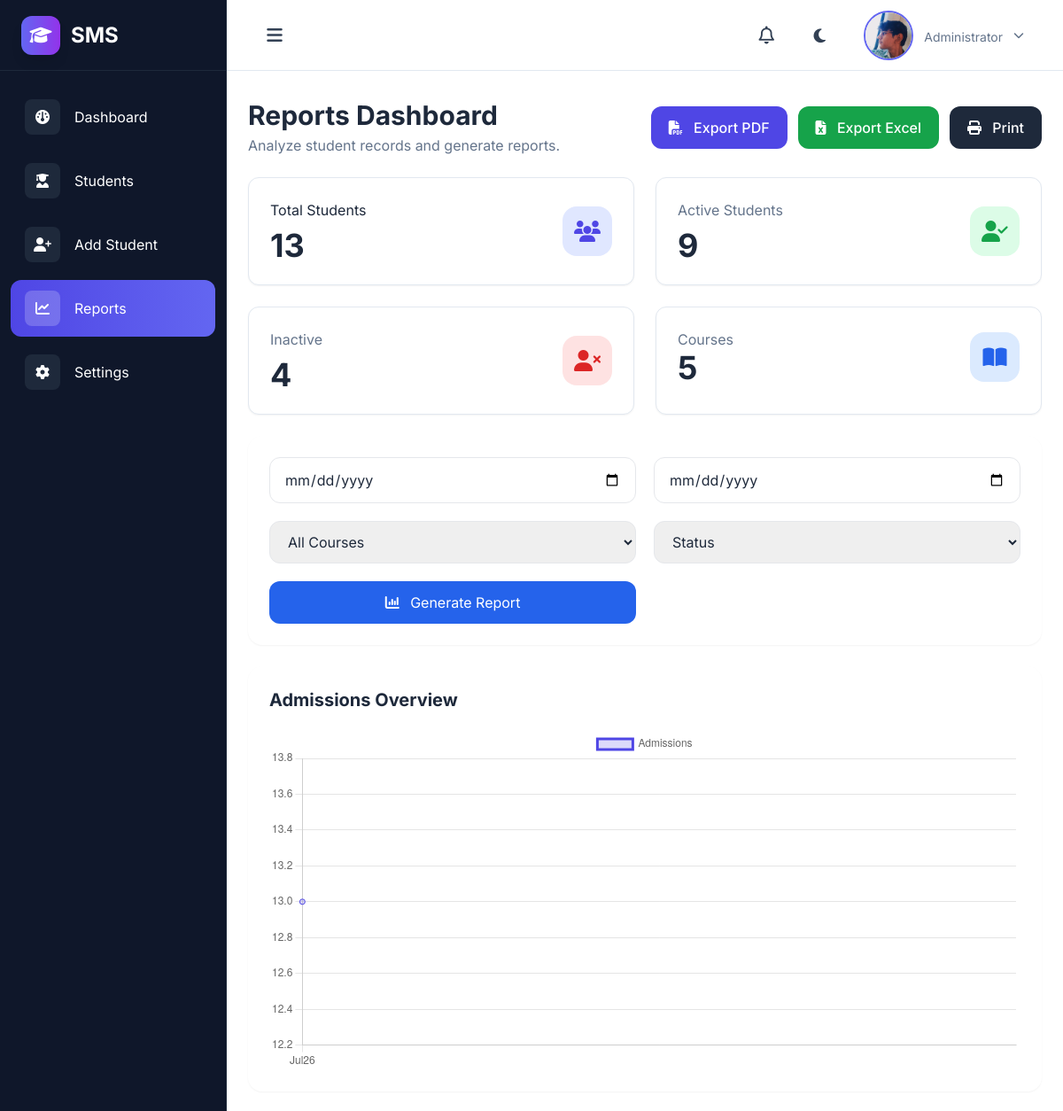
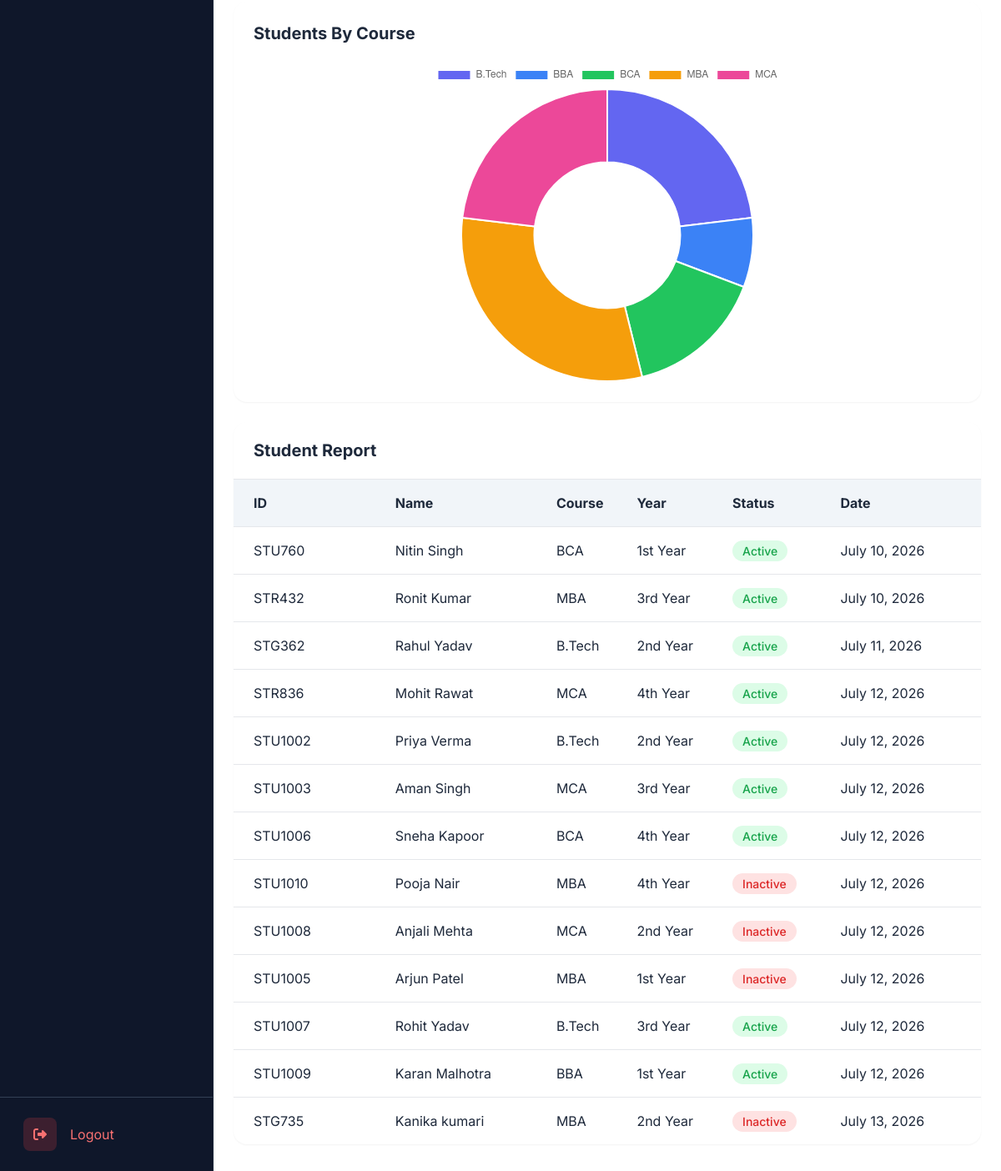
The page /reports/ on the database its author committed (2 pictures, top to bottom).
### MainApp/models.py (models this page shows, shortened)
class Student(models.Model):
    STATUS_CHOICES = [
        ("Active", "Active"),
        ("Inactive", "Inactive"),
    ]
    YEAR_CHOICES = [
        ('1st Year', '1st Year'),
        ('2nd Year', '2nd Year'),
        ('3rd Year', '3rd Year'),
        ('4th Year', '4th Year'),
    ]
    COURSES = [('BCA','BCA'),('B.Tech','B.Tech'),('MCA','MCA'),('BBA','BBA'),('MBA','MBA')]
    name = models.CharField(max_length=100)
    email = models.EmailField()
    student_id = models.CharField(max_length=20, unique=True)
    photo = models.ImageField(upload_to="students/", blank=True, null=True)
    courses = models.CharField(max_length=50, choices=COURSES)
    phone = models.CharField(max_length=10)
    year = models.CharField(
        max_length=20,
        choices=YEAR_CHOICES,
        default="1st Year"
    )
    date_of_birth = models.DateField()
    created_at = models.DateField(auto_now_add=True)
    status = models.CharField(
        max_length=20,
        choices=STATUS_CHOICES,
        default="Active"
    )
    address = models.TextField(blank=True, null=True)

### MainApp/views.py (the view)
# urls.py: path("reports/", views.report_student, name='reports'),
def report_student(request):
    students = Student.objects.all()
    form_date = request.GET.get("form_date")
    to_date = request.GET.get("to_date")
    course = request.GET.get("course")
    status = request.GET.get("status")
    if form_date:
        students = students.filter(created_at__gte=form_date)
    if to_date:
        students = students.filter(created_at__lte=to_date)
    if course:
        students = students.filter(courses=course)
    if status:
        students = students.filter(status=status)
    total_student = students.count()
    active_student = students.filter(status="Active").count()
    inactive_student = students.filter(status="Inactive").count()
    total_courses = students.values("courses").distinct().count()
    admission_data = (
        Student.objects
        .annotate(month=TruncMonth("created_at"))
        .values("month")
        .annotate(total=Count("id"))
        .order_by("month")
    )
    admission_labels = [
        item["month"].strftime("%b" "%y")
        for item in admission_data
    ]
    admission_values = [
        item["total"]
        for item in admission_data
    ]
    course_data = (
        Student.objects
        .values("courses")
        .annotate(total=Count("id"))
        .order_by("courses")
    )
    course_labels = [
        item["courses"]
        for item in course_data
    ]
    course_values = [
        item["total"]
        for item in course_data
    ]
    context = {
        "students": students,
        "total_student": total_student,
        "active_student": active_student,
        "inactive_student": inactive_student,
        "total_courses": total_courses,
        "admission_values":admission_values,
        "admission_labels": admission_labels,
        "course_labels": course_labels,
        "course_values": course_values
    }
    return render(request,"reports.html", context)

### MainApp/context_processors.py (called while the page is built, shortened)
def notifications(request):
    return {}

### MainApp/templates/reports.html (shortened to what this page needs)
{% extends 'base.html' %}
{% block content %}
<div class="space-y-6">
    <div class="flex flex-col lg:flex-row lg:items-center lg:justify-between gap-4">
        <div>
            <h1 class="text-3xl font-bold text-slate-800 dark:text-white">Reports Dashboard</h1>
            <p class="text-slate-500 mt-1">Analyze student records and generate reports.</p>
        </div>
        <div class="flex flex-col sm:flex-row flex-wrap gap-3">
            <a href="{% url 'export_pdf' %}"
                class="w-full sm:w-auto px-5 py-3 rounded-xl bg-indigo-600 hover:bg-indigo-700 text-white font-medium text-center transition">
                <i class="fa-solid fa-file-pdf mr-2"></i>
                Export PDF
            </a>
            <a href="{% url 'export_Excel' %}"
                class="w-full sm:w-auto px-5 py-3 rounded-xl bg-green-600 hover:bg-green-700 text-white font-medium text-center transition">
                <i class="fa-solid fa-file-excel mr-2"></i>
                Export Excel
            </a>
            <button onclick="window.print()"
                class="w-full sm:w-auto px-5 py-3 rounded-xl bg-slate-800 hover:bg-slate-900 text-white font-medium transition">
                <i class="fa-solid fa-print mr-2"></i>
                Print
            </button>
        </div>
    </div>
    <div class="grid grid-cols-1 sm:grid-cols-2 xl:grid-cols-4 gap-6">
        <div
            class="bg-white dark:bg-slate-800 rounded-xl border border-slate-200 dark:border-slate-700 shadow-sm hover:shadow-xl hover:border-indigo-300 dark:hover:border-indigo-500 transition-all duration-300 p-6">
            <div class="flex justify-between items-center">
                <div>
                    <p class="tect-slate-500">Total Students</p>
                    <h2 class="text-4xl font-bold mt-2">{{ total_student }}</h2>
                </div>
                <div class="w-14 h-14 rounded-2xl bg-indigo-100 text-indigo-600 flex items-center justify-center">
                    <i class="fa-solid fa-users text-2xl"></i>
                </div>
            </div>
        </div>
        <div
            class="bg-white dark:bg-slate-800 rounded-xl border border-slate-200 dark:border-slate-700 shadow-sm hover:shadow-xl hover:border-indigo-300 dark:hover:border-indigo-500 transition-all duration-300 p-6">
            <div class="flex justify-between items-center">
                <div>
                    <p class="text-slate-500">
                        Active Students
                    </p>
                    <h2 class="text-4xl font-bold mt-2">
                        {{ active_student }}
                    </h2>
                </div>
                <div class="w-14 h-14 rounded-2xl bg-green-100 text-green-600 flex items-center justify-center">
                    <i class="fa-solid fa-user-check text-2xl"></i>
                </div>
            </div>
        </div>
        <div
            class="bg-white dark:bg-slate-800 rounded-xl border border-slate-200 dark:border-slate-700 shadow-sm hover:shadow-xl hover:border-indigo-300 dark:hover:border-indigo-500 transition-all duration-300 p-6">
            <div class="flex justify-between items-center">
                <div>
                    <p class="text-slate-500">
                        Inactive
                    </p>
                    <h2 class="text-4xl font-bold mt-2">
                        {{ inactive_student }}
                    </h2>
                </div>
                <div class="w-14 h-14 rounded-2xl bg-red-100 text-red-600 flex items-center justify-center">
                    <i class="fa-solid fa-user-xmark text-2xl"></i>
                </div>
            </div>
        </div>
        <div
            class="bg-white dark:bg-slate-800 rounded-xl border border-slate-200 dark:border-slate-700 shadow-sm hover:shadow-xl hover:border-indigo-300 dark:hover:border-indigo-500 transition-all duration-300 p-6">
            <div class="flex justify-between items-center">
                <div>
                    <p class="text-slate-500">
                        Courses
                    </p>
                    <h2 class="text-4xl font-bold">
                        {{ total_courses }}
                    </h2>
                </div>
                <div class="w-14 h-14 rounded-2xl bg-blue-100 text-blue-600 flex items-center justify-center">
                    <i class="fa-solid fa-book-open text-2xl"></i>
                </div>
            </div>
        </div>
    </div>
    <form method="get" action="{% url 'reports' %}">
        <div class="bg-white dark:bg-slate-800 rounded-2xl shadow-sm p-6">
            <div class="grid grid-cols-1 md:grid-cols-2 xl:grid-cols-5 gap-5">
                <input type="date" name="form_date" value="{{ request.GET.form_date }}"
                    class="rounded-xl border px-4 py-3 dark:bg-slate-700">
                <input type="date" name="to_date" value="{{ request.GET.to_date }}"
                    class="rounded-xl border px-4 py-3 dark:bg-slate-700">
                <select name="course" class="rounded-xl border px-4 py-3 dark:bg-slate-700">
                    <option value="">All Courses</option>
                </select>
                <select name="status" class="rounded-xl border px-4 py-3 dark:bg-slate-700">
                    <option>Status</option>
                </select>
                <button type="submit" class="px-5 py-3 rounded-xl bg-blue-600 hover:bg-blue-700 text-white">
                    <i class="fa-solid fa-chart-column mr-2"></i>
                    Generate Report
                </button>
            </div>
        </div>
    </form>
    <div class="grid grid-cols-1 xl:grid-cols-2 gap-6">
        <div class="bg-white dark:bg-slate-800 rounded-2xl p-4 sm:p-6 shadow-sm">
            <h2 class="text-lg sm:text-xl font-bold mb-5">
                Admissions Overview
            </h2>
            <div class="relative w-full h-72 sm:h-80 md:h-96">
                <canvas id="reportChart"></canvas>
            </div>
        </div>
        <div class="bg-white dark:bg-slate-800 rounded-2xl p-4 sm:p-6 shadow-sm">
            <h2 class="text-lg sm:text-xl font-bold mb-5">
                Students By Course
            </h2>
            <div class="relative w-full h-72 sm:h-80 md:h-96">
                <canvas id="courseReport"></canvas>
            </div>
        </div>
    </div>
    <div class="bg-white dark:bg-slate-800 rounded-2xl shadow-sm overflow-hidden">
        <div class="px-4 sm:px-6 py-5 border-b">
            <h2 class="text-lg sm:text-xl font-bold">
                Student Report
            </h2>
        </div>
        <div class="overflow-x-auto">
            <table class="min-w-[700px] w-full text-sm sm:text-base">
                <thead class="bg-slate-100 dark:bg-slate-900">
                    <tr>
                        <th class="px-4 sm:px-6 py-4 text-left">ID</th>
                        <th class="text-left">Name</th>
                        <th class="text-left">Course</th>
                        <th class="text-left">Year</th>
                        <th class="text-left">Status</th>
                        <th class="text-left">Date</th>
                    </tr>
                </thead>
                <tbody>
                    {% for student in students %}
                    <tr class="border-t hover:bg-slate-50 dark:hover:bg-slate-700">
                        <td class="px-4 sm:px-6 py-4">
                            {{ student.student_id }}
                        </td>
                        <td>{{ student.name }}</td>
                        <td>{{ student.courses }}</td>
                        <td>{{ student.year }}</td>
                        <td>
                            <span class="px-3 py-1 rounded-full text-sm font-medium
                        {% if student.status == 'Active' %}
                        bg-green-100 text-green-600
                        {% else %}
                        bg-red-100 text-red-600
                        {% endif %}">
                                {{ student.status }}
                            </span>
                        </td>
                        <td>{{ student.created_at }}</td>
                    </tr>
                    {% endfor %}
                </tbody>
            </table>
        </div>
    </div>
</div>
{% endblock %}

### MainApp/static/src/style.css (style rules this page uses)
* { transition: background-color 0.4s ease, color 0.4s ease, border-color 0.4s ease, box-shadow 0.4s ease; }
html { scroll-behavior: smooth; }
body { font-family: "Inter", sans-serif; background: #f8fafc; color: #0f172a; }

### rows shown on the page
Student: student_id "STU760", name "Nitin Singh", courses "BCA", year "1st Year", status "Active", created_at "July 10, 2026"
Student: student_id "STR432", name "Ronit Kumar", courses "MBA", year "3rd Year", status "Active", created_at "July 10, 2026"
Student: student_id "STG362", name "Rahul Yadav", courses "B.Tech", year "2nd Year", status "Active", created_at "July 11, 2026"
Student: student_id "STR836", name "Mohit Rawat", courses "MCA", year "4th Year", status "Active", created_at "July 12, 2026"
Student: student_id "STU1002", name "Priya Verma", courses "B.Tech", year "2nd Year", status "Active", created_at "July 12, 2026"
Student: student_id "STU1003", name "Aman Singh", courses "MCA", year "3rd Year", status "Active", created_at "July 12, 2026"
Student: student_id "STU1006", name "Sneha Kapoor", courses "BCA", year "4th Year", status "Active", created_at "July 12, 2026"
Student: student_id "STU1010", name "Pooja Nair", courses "MBA", year "4th Year", status "Inactive", created_at "July 12, 2026"
Student: student_id "STU1008", name "Anjali Mehta", courses "MCA", year "2nd Year", status "Inactive", created_at "July 12, 2026"
Student: student_id "STU1005", name "Arjun Patel", courses "MBA", year "1st Year", status "Inactive", created_at "July 12, 2026"
Student: student_id "STU1007", name "Rohit Yadav", courses "B.Tech", year "3rd Year", status "Active", created_at "July 12, 2026"
Student: student_id "STU1009", name "Karan Malhotra", courses "BBA", year "1st Year", status "Active", created_at "July 12, 2026"
Student: student_id "STG735", name "Kanika kumari", courses "MBA", year "2nd Year", status "Inactive", created_at "July 13, 2026"

### other values the page prints
{{ total_student }} "13"
{{ active_student }} "9"
{{ inactive_student }} "4"
{{ total_courses }} "5"
